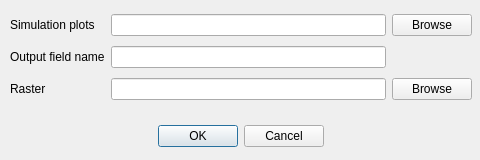
<?xml version="1.0" encoding="UTF-8"?>
<ui version="4.0">
  <class>Dialog</class>
  <widget class="QDialog" name="Dialog">
    <property name="geometry">
      <rect>
        <x>0</x>
        <y>0</y>
        <width>480</width>
        <height>160</height>
      </rect>
    </property>
    <property name="minimumSize">
      <size>
        <width>480</width>
        <height>160</height>
      </size>
    </property>
    <property name="windowTitle">
      <string>Extract Raster Value by Plot Centroid</string>
    </property>

    <widget class="QWidget" name="gridLayoutWidget">
      <property name="geometry">
        <rect>
          <x>10</x>
          <y>10</y>
          <width>462</width>
          <height>96</height>
        </rect>
      </property>
      <layout class="QGridLayout" name="gridLayout">

        <item row="0" column="0">
          <widget class="QLabel" name="label">
            <property name="text">
              <string>Simulation plots</string>
            </property>
          </widget>
        </item>
        <item row="0" column="1">
          <widget class="QLineEdit" name="tbInputShpFN"/>
        </item>
        <item row="0" column="2">
          <widget class="QPushButton" name="btnBrowseInputShp">
            <property name="text">
              <string>Browse</string>
            </property>
          </widget>
        </item>

        <item row="1" column="0">
          <widget class="QLabel" name="label_6">
            <property name="text">
              <string>Output field name</string>
            </property>
          </widget>
        </item>
        <item row="1" column="1">
          <widget class="QLineEdit" name="tbOutputFieldName"/>
        </item>

        <item row="2" column="0">
          <widget class="QLabel" name="label_2">
            <property name="text">
              <string>Raster</string>
            </property>
          </widget>
        </item>
        <item row="2" column="1">
          <widget class="QLineEdit" name="tbInputRasterFN"/>
        </item>
        <item row="2" column="2">
          <widget class="QPushButton" name="btnBrowseInputRaster">
            <property name="text">
              <string>Browse</string>
            </property>
          </widget>
        </item>

      </layout>
    </widget>

    <widget class="QDialogButtonBox" name="btnBox">
      <property name="geometry">
        <rect>
          <x>10</x>
          <y>120</y>
          <width>462</width>
          <height>32</height>
        </rect>
      </property>
      <property name="orientation">
        <enum>Qt::Horizontal</enum>
      </property>
      <property name="standardButtons">
        <set>QDialogButtonBox::Cancel|QDialogButtonBox::Ok</set>
      </property>
      <property name="centerButtons">
        <bool>true</bool>
      </property>
    </widget>

  </widget>

  <resources/>
  <connections>
    <connection>
      <sender>btnBox</sender>
      <signal>accepted()</signal>
      <receiver>Dialog</receiver>
      <slot>accept()</slot>
      <hints>
        <hint type="sourcelabel">
          <x>248</x>
          <y>254</y>
        </hint>
        <hint type="destinationlabel">
          <x>157</x>
          <y>274</y>
        </hint>
      </hints>
    </connection>
    <connection>
      <sender>btnBox</sender>
      <signal>rejected()</signal>
      <receiver>Dialog</receiver>
      <slot>reject()</slot>
      <hints>
        <hint type="sourcelabel">
          <x>316</x>
          <y>260</y>
        </hint>
        <hint type="destinationlabel">
          <x>286</x>
          <y>274</y>
        </hint>
      </hints>
    </connection>
  </connections>
</ui>
